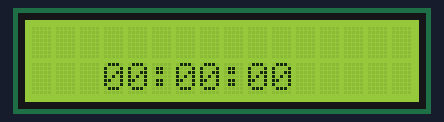
Simulated run of this sketch. Board: Arduino Uno, built with avr-gcc and run on an emulated ATmega328P. Shown: 16×2 character LCD. EEPROM starts erased; what the sketch prints to the serial monitor is not drawn.

Above: at 0.1 s.

Measured:
- what the display in image 0 shows lasts 36.0 s, from 0.1 s to 36.1 s

The sketch:

deberwatchdog.ino
```cpp
/*
   Universidad Tecnica del Norte
   Fica - Ciercom
   Sistemas Microprocesados
   Nombre : Kevin Montenegro
   Fecha:28/07/2019

   Deber WatchDog
    Realizar un programa que reinicie el sistema al tener la hora 00:10:50.
    Cuando vuelva a funcionar, deberá empezar con la hora 00:11:10.
    Es proceso se observa en una LCD.
*/
#include <LiquidCrystal.h>
#include <TimerOne.h>
#include <EEPROM.h>
#include <avr/wdt.h>

LiquidCrystal lcd(13, 12, 11, 10, 9, 8);
int segundos, minutos, horas;
void setup() {
  //  //Borrar estado de memoria
  //        EEPROM.write(0, 0);
  //        EEPROM.write(1, 0);
  //        EEPROM.write(2, 0);

  //lcd y comunicacion
  Serial.begin(9600);
  lcd.begin(16, 2);

  lcd.setCursor(0, 0);
  lcd.print('RELOJ');
  segundos = EEPROM.read(0);
  minutos = EEPROM.read(1);
  horas = EEPROM.read(2);

  Timer1.initialize(10000);
  Timer1.attachInterrupt(reloj);
}

void loop() {
  Serial.println("on");
}
//metodo reloj
void reloj () {
  if (segundos < 59) {
    segundos++;
    if (segundos % 10 == 0) {
      EEPROM.update(0, segundos);
      //      Serial.println("actualizado segundos");
    }
  } else {
    segundos = 0;
    EEPROM.update(0, segundos);
    //    Serial.println("actualizado segundos");
    if (minutos < 59) {
      minutos++;
      EEPROM.update(1, minutos);
      //      Serial.println("actualizado minutos");
    } else {
      minutos = 0;
      EEPROM.update(1, minutos);
      //      Serial.println("actualizado minutos");
      if (horas < 23) {
        horas++;
        EEPROM.update(2, horas);
        //        Serial.println("actualizado horas");
      } else {
        horas = 0;
        EEPROM.update(2, horas);
        //        Serial.println("actualizado horas");
      }
      //posicionamiento e impresion
      if (segundos < 10) {
        lcd.clear();
        lcd.setCursor(8, 1);
        lcd.print(':');
        lcd.setCursor(9, 1);
        lcd.print('0');
        lcd.setCursor(10, 1);
        lcd.print(segundos);
      } else {
        lcd.clear();
        lcd.setCursor(8, 1);
        lcd.print(':');
        lcd.setCursor(9, 1);
        lcd.print(segundos);
      }
      if (minutos < 9) {
        lcd.setCursor(5, 1);
        lcd.print(':');
        lcd.setCursor(6, 1);
        lcd.print('0');
        lcd.setCursor(7, 1);
        lcd.print(minutos);
      } else {
        lcd.setCursor(5, 1);
        lcd.print(':');
        lcd.setCursor(6, 1);
        lcd.print(minutos);
      }
      if (horas < 10) {
        lcd.setCursor(3, 1);
        lcd.print('0');
        lcd.setCursor(4, 1);
        lcd.print(horas);
      } else {
        lcd.setCursor(4, 1);
        lcd.print(horas);
      }
      //verificar si funciona
      Serial.println("reloj on");
    }
    //condicion de reinicio
    if (horas == 0 && minutos == 10 && segundos == 50 ) {
      Serial.println("Reinicia Sistema");
      //tiempo
      wdt_enable(WDTO_500MS);
    }
  }
}
```
